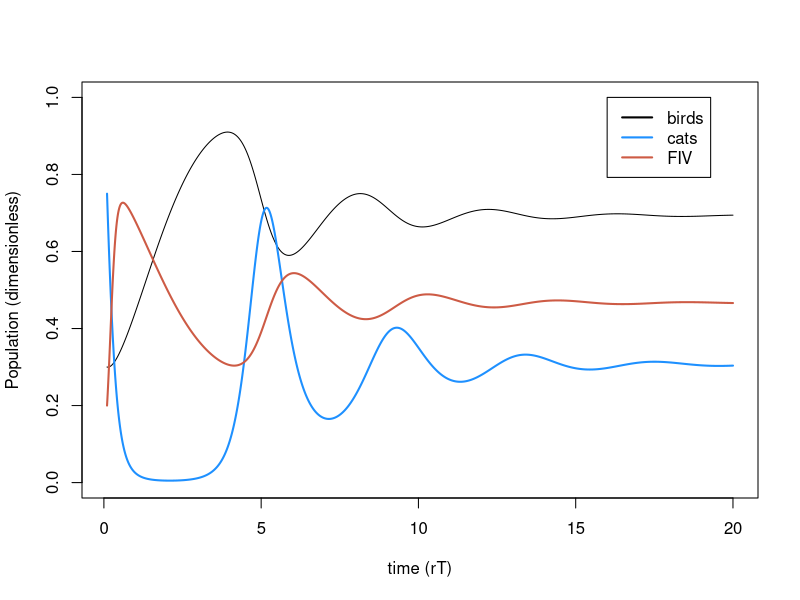

The R script that drew this image:
## ---- chunk 1
##Variables
#N.v <- NaN    ## population size for victims (birds)
#N.p <- NaN    ## population size for predators (cats)
t.time.set <- seq(1, 200, length.out= 2000) ## time

##Parameter values##
#K <- NaN            # carrying capacity               (will be estimated from dimensionless parameters)
#u <- NaN            # predation rate                  (will be estimated from dimensionless parameters)
#beta.ma <- NaN      # contact rate for mass action    (will be estimated from dimensionless parameters)    

r.v <- 0.1          # per capita growth rate of birds in the model
a <- 0.03           # trophic conversion efficiency of cats
d.p <- 0.6          # natural per capita death rate of cats
beta.pm <- 1.5      # contact rate for proportionate mixing
delta <- 0.2        # virulence

#core equations
#B <- N.v/K
B.set <-seq(0, 1, length.out=20000)
#C <- N.p*u/r.v
t.set <- r.v*t.time.set

#dimensionless parameters
sigma.pm <- beta.pm/r.v
#sigma.pm.set <- seq(0,25, length.out = 20000)
#sigma.ma <- beta.ma * C/u 
#sigma.ma.set<- seq(0, 250, length.out = 20000)

#e <- alpha*u*K/r.v
e <- 10
#e.set <- seq(0, 25, length.out = 20000)
m <- d.p/r.v
alpha <- delta/r.v

## ---- chunk 2
B.simu1 <- NaN*t.set 
  B.simu1[1] <- .3
C.simu1 <- NaN*t.set
  C.simu1[1] <- .75
I.simu1 <- NaN*t.set
 I.simu1[1] <- 0.2

#for PM
for(i in 2:length(t.set)){
  
  dt <- t.set[i]-t.set[i-1]
  B <- B.simu1[i-1]
  C <- C.simu1[i-1]
  I <- I.simu1[i-1]
  
  dB <- (B*(1-B) -B*C) *dt
  dC <- (e*B*C - m*C - alpha*C*I)*dt
  dI <- (((sigma.pm - alpha)* (1-I) - e*B)*I) *dt
  
  B.simu1[i] <- B + dB
  C.simu1[i] <- C + dC
  I.simu1[i] <- I + dI
}

  
plot(t.set, B.simu1, type= "l", ylim= c(0, 1), ylab="Population (dimensionless)", xlab="time (rT)")  
lines(t.set,C.simu1,lwd=2,col='dodgerblue')
lines(t.set, I.simu1, lwd = 2, col= "coral3")
legend(x=16,y=1, col = c("black","dodgerblue","coral3"), lty=1,lwd=2,legend = c("birds", "cats", "FIV"))
